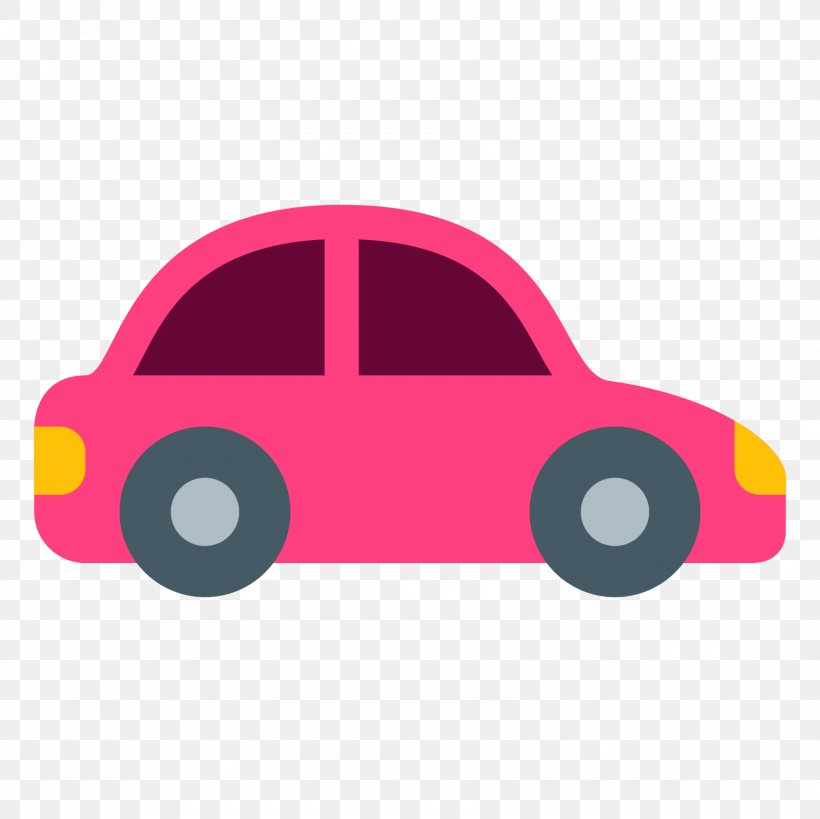
#> input picture car.jpg, 820 x 819 px
$ python plate_recognition.py
#> lines starting #> are read from the running program, lines starting #| are printed output that depends on the picture; after the words box and inside, x2 and y2 are one past the last pixel; in counts of white or black regions, pixels touching at a corner belong together
import cv2

# Load image
img = cv2.imread("car.jpg")
#> img is the input picture: shape (819, 820, 3); mean B, G, R 204.3, 191.6, 228.3

if img is None:
    print("Error: car.jpg not found")
    exit()

# Convert to grayscale
gray = cv2.cvtColor(img, cv2.COLOR_BGR2GRAY)
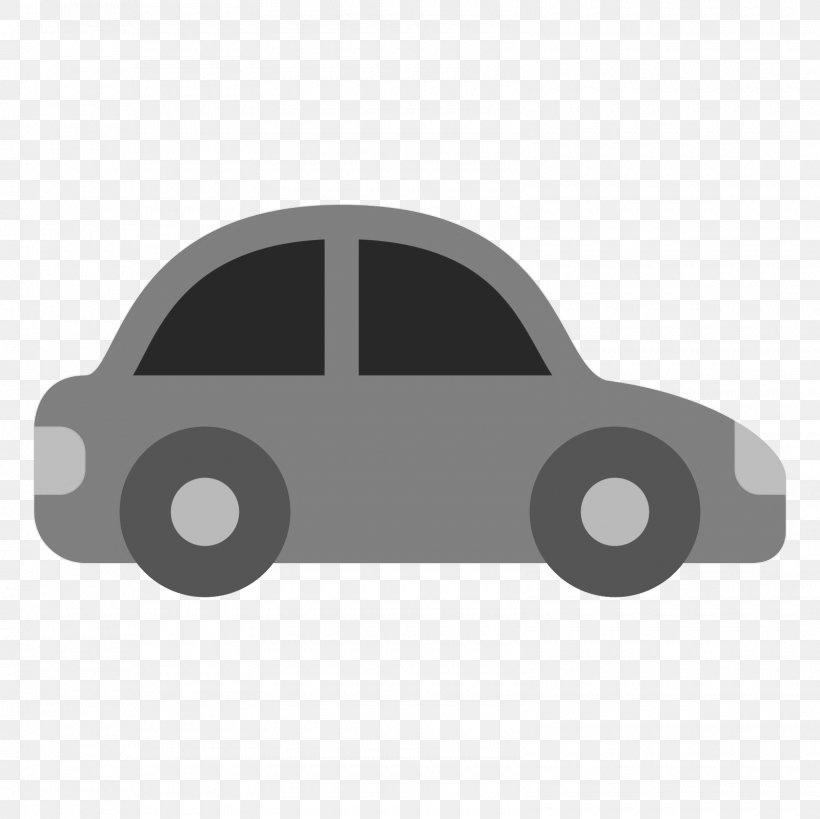
#> gray: shape (819, 820); min 32, max 255, mean 204

# Detect edges
edges = cv2.Canny(gray, 100, 200)
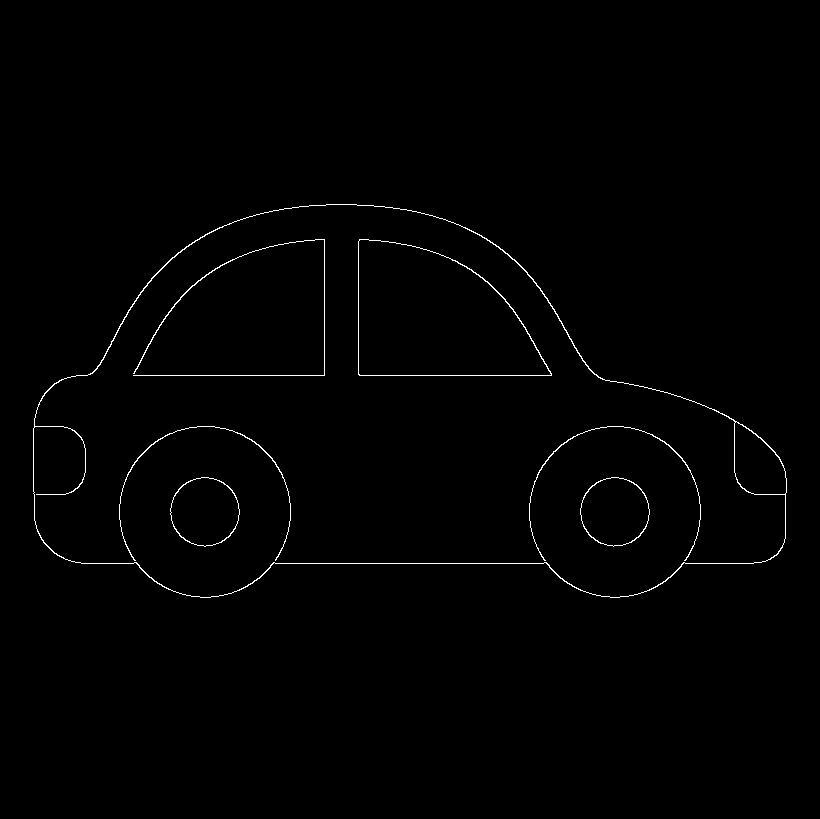
#> edges: shape (819, 820); 0.76% white in thin lines or dots, all inside (x1, y1, x2, y2) = (33, 204, 787, 598)

# Show results
cv2.imshow("Original Image", img)
cv2.imshow("Edge Detection", edges)

cv2.waitKey(0)
cv2.destroyAllWindows()
